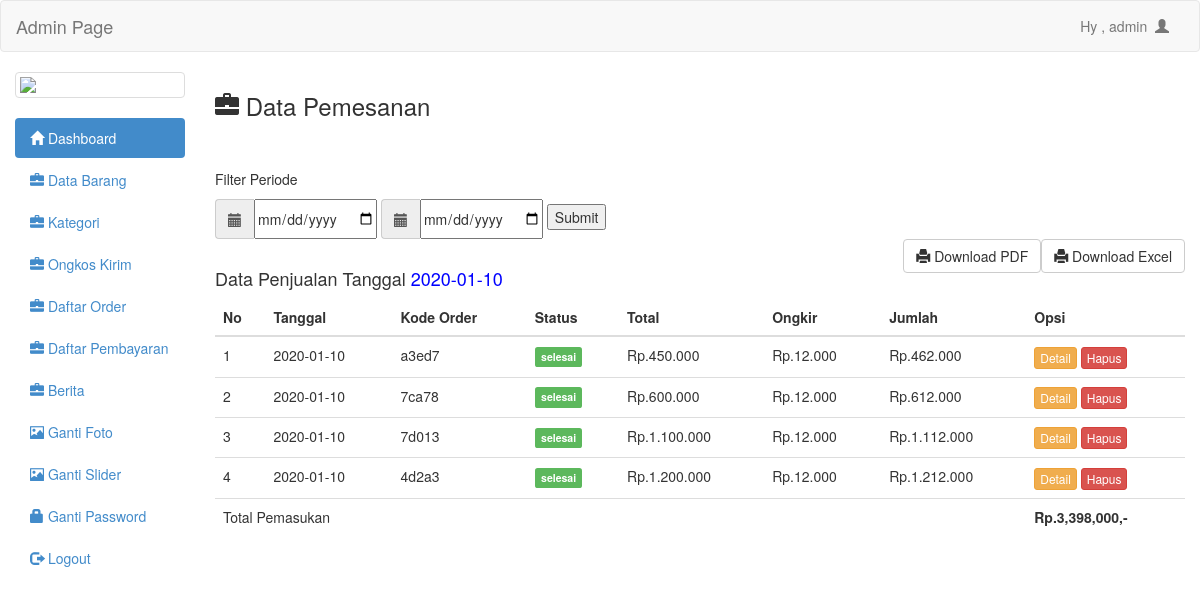
The app's page /admin/view/order.php?tanggal=2020-01-10 (signed in) with its own data.
### tables this page shows
CREATE TABLE `tb_order` (
  `id_order` int(11) NOT NULL AUTO_INCREMENT,
  `kode_order` varchar(20) DEFAULT NULL,
  `id_pelanggan` int(11) DEFAULT NULL,
  `tgl_order` date DEFAULT NULL,
  `nama_penerima` varchar(50) DEFAULT NULL,
  `email` varchar(100) DEFAULT NULL,
  `alamat` text DEFAULT NULL,
  `id_provinsi` int(11) DEFAULT NULL,
  `kota` varchar(50) DEFAULT NULL,
  `kodepos` varchar(50) DEFAULT NULL,
  `no_telp` varchar(50) DEFAULT NULL,
  `ongkir` int(11) DEFAULT NULL,
  `subtotal` int(11) DEFAULT NULL,
  `total` int(11) DEFAULT NULL,
  `status` enum('pending','transfer','dibayar','dikirim','selesai') DEFAULT 'pending',
  PRIMARY KEY (`id_order`)
);

### admin/config/general_helper.php (called while the page is built, shortened)
<?php
if (!function_exists('uang')) {
    function uang($money) {
        $h = 'Rp.'.number_format($money,0,'.','.');
        return $h;
    }
}

### admin/view/order.php (the view, shortened to what this page needs)
<?php include 'header.php';	?>
<h3><span class="glyphicon glyphicon-briefcase"></span>  Data Pemesanan</h3>
<br/>
<br/>
<div class="row">
	<div class="col-md-6">
<p>Filter Periode</p>
<form action="order.php" method="post" class="form-inline">
	<div class="form-group">
		<div class="input-group col-md-5">
			<span class="input-group-addon" id="basic-addon1"><span class="glyphicon glyphicon-calendar"></span></span>
			<input type="date" name="fdate" value="<?=$_POST['fdate']?>">
		</div>
    </div>
    <div class="form-group">
		<div class="input-group col-md-5">
			<span class="input-group-addon" id="basic-addon1"><span class="glyphicon glyphicon-calendar"></span></span>
			<input type="date" name="ldate" value="<?=$_POST['ldate']?>">
		</div>
	</div>
	<input type="submit" name="filterperiodesubmit">
</form>
</div>
</div>
<?php
if((isset($_GET['tanggal']))&&($_GET['tanggal']!='All')){
	$tanggal=mysql_real_escape_string($_GET['tanggal']);
	$tg="lap_order.php?tanggal='$tanggal'";
	$link_excel="lap_order_excel.php?tanggal='$tanggal'";
	?>
<?php
}elseif ($_POST['filterperiodesubmit']) {
	$fdate=mysql_real_escape_string($_POST['fdate']);
	$ldate=mysql_real_escape_string($_POST['ldate']);
	$tg="lap_order.php?fdate='$fdate'&ldate='$ldate'";
	$link_excel="lap_order_excel.php?fdate='$fdate'&ldate='$ldate'";
}else{
	$tg="lap_order.php";
	$link_excel="lap_order_excel.php";
	?>
	<?php
}
?>
<a style="margin-bottom:10px" href="<?php echo $link_excel ?>" target="_blank" class="btn btn-default pull-right"><span class='glyphicon glyphicon-print'></span>  Download Excel</a>
<a style="margin-bottom:10px" href="<?php echo $tg ?>" target="_blank" class="btn btn-default pull-right"><span class='glyphicon glyphicon-print'></span>  Download PDF</a>
<br/>
<?php
if((isset($_GET['tanggal']))&&($_GET['tanggal']!='All')){
	echo "<h4> Data Penjualan Tanggal  <a style='color:blue'> ". $_GET['tanggal']."</a></h4>";
}elseif ($_POST['filterperiodesubmit']) {
	echo "<h4> Data Penjualan PERIODE  <a style='color:blue'> ". $_POST['fdate']." - ". $_POST['ldate'] ."</a></h4>";
}
?>
<link rel="stylesheet" type="text/css" href="https://cdn.datatables.net/v/dt/dt-1.10.21/datatables.min.css"/>
<table class="table" id="table_order">
	<thead>
	<tr>
		<th>No</th>
		<th>Tanggal</th>
		<th>Kode Order</th>
		<th>Status</th>
		<th>Total</th>
		<th>Ongkir</th>
		<th>Jumlah</th>
		<th>Opsi</th>
	</tr>
	</thead>
	<tbody>
	<?php
	if((isset($_GET['tanggal']))&&($_GET['tanggal']!='All')){
		$tanggal=mysql_real_escape_string($_GET['tanggal']);
		$brg=mysql_query("select * from tb_order where tgl_order like '$tanggal' order by tgl_order desc");
	}elseif ($_POST['filterperiodesubmit']) {
		$fdate=mysql_real_escape_string($_POST['fdate']);
		$ldate=mysql_real_escape_string($_POST['ldate']);
		$brg=mysql_query("select * from tb_order where tgl_order between '$fdate' AND '$ldate' order by tgl_order desc");
	}else{
		$brg=mysql_query("select * from tb_order order by tgl_order desc");
	}
	$no=1;
	while($b=mysql_fetch_array($brg)){
			if ($b['status'] == 'pending') {
				$status_label = 'default';
			} elseif ($b['status']=='transfer') {
				$status_label = 'info';
			} elseif ($b['status']=='dibayar') {
				$status_label = 'warning';
			} elseif ($b['status']=='dikirim') {
				$status_label = 'primary';
			} elseif ($b['status']=='selesai') {
				$status_label = 'success';
			}
		?>
		<tr>
			<td><?php echo $no++ ?></td>
			<td><?php echo $b['tgl_order'] ?></td>
			<td><?php echo $b['kode_order'] ?></td>
			<td><span class="label label-<?=$status_label?>"><?php echo $b['status'] ?></span></td>
			<td><?php echo uang($b['subtotal']) ?></td>
			<td><?php echo uang($b['ongkir']) ?></td>
			<td><?php echo uang($b['total']) ?></td>
			<td>
				<a href="detail_order.php?id=<?php echo $b['id_order']; ?>" class="btn btn-warning btn-xs">Detail</a>
				<a onclick="if(confirm('Apakah anda yakin ingin menghapus data ini ??')){ location.href='hapus_order.php?id=<?php echo $b['id_order']; ?>' }" class="btn btn-danger btn-xs">Hapus</a>
			</td>
		</tr>
		<?php
	}
	?>
	</tbody>
	<tfoot>
	<tr>
		<td colspan="7">Total Pemasukan</td>
		<?php
		if((isset($_GET['tanggal']))&&($_GET['tanggal']!='All')){
			$tanggal=mysql_real_escape_string($_GET['tanggal']);
			$x=mysql_query("select sum(total) as total from tb_order where tgl_order='$tanggal'");
			$xx=mysql_fetch_array($x);
			echo "<td><b> Rp.". number_format($xx['total']).",-</b></td>";
		}elseif ($_POST['filterperiodesubmit']) {
			$fdate=mysql_real_escape_string($_POST['fdate']);
			$ldate=mysql_real_escape_string($_POST['ldate']);
			$x=mysql_query("select sum(total) as total from tb_order where tgl_order between '$fdate' AND '$ldate'");
			$xx=mysql_fetch_array($x);
			echo "<td><b> Rp.". number_format($xx['total']).",-</b></td>";
		}else{
			$x=mysql_query("select sum(total) as total from tb_order");
			$xx=mysql_fetch_array($x);
			echo "<td><b> Rp.". number_format($xx['total']).",-</b></td>";
		}
		?>
	</tr>
</tfoot>
</table>
	<?php include 'footer.php'; ?>

### records on screen
tb_order: tgl_order "2020-01-10", kode_order "a3ed7", status "selesai", subtotal "Rp.450.000", ongkir "Rp.12.000", total "Rp.462.000"
tb_order: tgl_order "2020-01-10", kode_order "7ca78", status "selesai", subtotal "Rp.600.000", ongkir "Rp.12.000", total "Rp.612.000"
tb_order: tgl_order "2020-01-10", kode_order "7d013", status "selesai", subtotal "Rp.1.100.000", ongkir "Rp.12.000", total "Rp.1.112.000"
tb_order: tgl_order "2020-01-10", kode_order "4d2a3", status "selesai", subtotal "Rp.1.200.000", ongkir "Rp.12.000", total "Rp.1.212.000"

### other values on screen
$_SESSION['uname'] "admin"
$_GET['tanggal'] "2020-01-10"
$xx['total'] "3,398,000"
